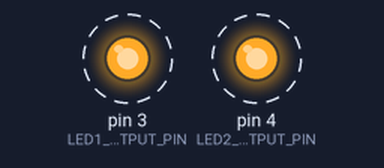
Recording of a sketch running on a simulated Arduino Uno, built with avr-gcc and run on an emulated ATmega328P. On the bench: output pins drawn as LEDs (lit = HIGH). Dashed ring = blinking.

Above: at 0.5 s.
Timing chart, 0 to 4.6 s (numbered marks = the images above):
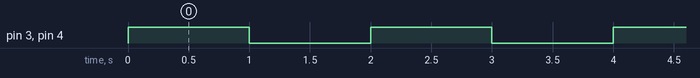

The sketch:

Blink2LEDs.ino
```cpp
const int LED1_OUTPUT_PIN = 3;
const int LED2_OUTPUT_PIN = 4;
const int DELAY_MS = 1000;


void setup() {
  // put your setup code here, to run once:
  pinMode(LED1_OUTPUT_PIN, OUTPUT);
  pinMode(LED2_OUTPUT_PIN, OUTPUT);
}

void loop() {
  // put your main code here, to run repeatedly:
  // Below, you're going to see that driving Pin 3 HIGH will turn on LED1
  // but driving Pin 4 HIGH will actually turn *off* LED2
  digitalWrite(LED1_OUTPUT_PIN, HIGH);  // turns ON LED1
  digitalWrite(LED2_OUTPUT_PIN, HIGH);  // turns OFF LED2
  delay(DELAY_MS);                      // delay is in milliseconds; so wait one second

  digitalWrite(LED1_OUTPUT_PIN, LOW);   // turns OFF LED1 (Pin 3 is now 0V and other leg of LED is 0V)
  digitalWrite(LED2_OUTPUT_PIN, LOW);   // turns ON LED2 (Pin 4 is now 0V and other leg of LED is 5V)
  delay(DELAY_MS);                      // wait for a second
}
```

Measured:
- by itself, pin 3 (LED1_OUTPUT_PIN), pin 4 (LED2_OUTPUT_PIN): alternates HIGH for 1.0 s and LOW for 1.0 s
